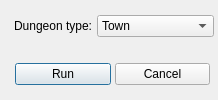
<?xml version="1.0" encoding="UTF-8"?>
<ui version="4.0">
 <class>PatchTilesetDialog</class>
 <widget class="QDialog">
  <property name="windowTitle">
   <string>Patch Tileset</string>
  </property>
  <property name="modal">
   <bool>true</bool>
  </property>
  <layout class="QVBoxLayout">
   <item>
    <widget class="QWidget" native="true">
     <layout class="QHBoxLayout">
      <property name="spacing">
       <number>4</number>
      </property>
      <property name="leftMargin">
       <number>10</number>
      </property>
      <property name="topMargin">
       <number>4</number>
      </property>
      <property name="rightMargin">
       <number>0</number>
      </property>
      <property name="bottomMargin">
       <number>4</number>
      </property>
      <item>
       <widget class="QLabel">
        <property name="text">
         <string>Dungeon type:</string>
        </property>
       </widget>
      </item>
      <item>
       <widget class="QComboBox" name="dungeonTypeComboBox">
        <item>
         <property name="text">
          <string>Town</string>
         </property>
        </item>
        <item>
         <property name="text">
          <string>(L1) Cathedral</string>
         </property>
        </item>
        <item>
         <property name="text">
          <string>(L2) Catacombs</string>
         </property>
        </item>
        <item>
         <property name="text">
          <string>(L3) Caves</string>
         </property>
        </item>
        <item>
         <property name="text">
          <string>(L4) Hell</string>
         </property>
        </item>
        <item>
         <property name="text">
          <string>(L5) Crypt</string>
         </property>
        </item>
        <item>
         <property name="text">
          <string>(L6) Nest</string>
         </property>
        </item>
       </widget>
      </item>
     </layout>
    </widget>
   </item>
   <item>
    <widget class="QWidget" native="true">
     <layout class="QHBoxLayout">
      <item>
       <spacer>
        <property name="orientation">
         <enum>Qt::Horizontal</enum>
        </property>
       </spacer>
      </item>
      <item>
       <widget class="QPushButton" name="runButton">
        <property name="text">
         <string>Run</string>
        </property>
       </widget>
      </item>
      <item>
       <widget class="QPushButton" name="cancelButton">
        <property name="text">
         <string>Cancel</string>
        </property>
       </widget>
      </item>
     </layout>
    </widget>
   </item>
  </layout>
 </widget>
 <layoutdefault spacing="4" margin="4"/>
 <resources/>
 <connections/>
 <buttongroups/>
</ui>
